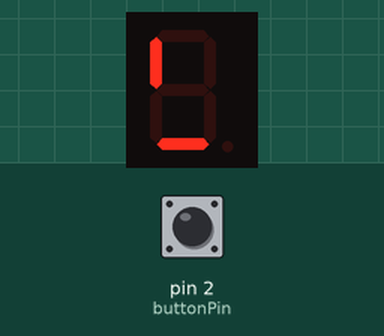
Recording of a sketch running on a simulated Arduino Uno, built with avr-gcc and run on an emulated ATmega328P. On the bench: 1-digit seven-segment display. Wiring (inferred from the names in the program): 1-digit 7-segment display, segments lit when HIGH: segments pin 5, pin 6, pin 7, pin 8, pin 9, pin 10, pin 11. The test bench sets the inputs (shaded band); at power-on: pin 2 (buttonPin) HIGH. The segment pins are drawn as the display they are named for.

Above: at 0.8 s.
At 2.9 s:
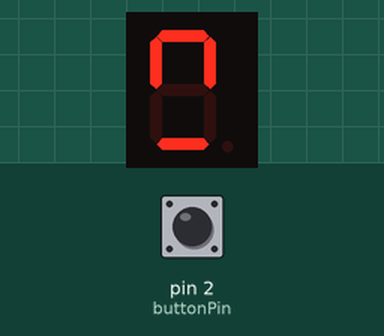
3.0 s: pin 2 (buttonPin) pulled LOW for 3.2 s
At 9.5 s:
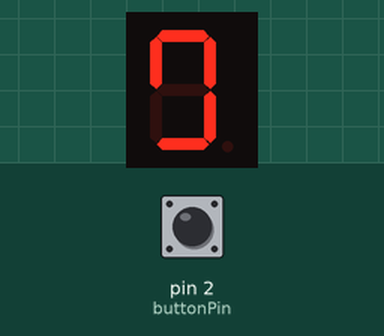
9.7 s: pin 2 (buttonPin) pulled LOW for 0.9 s
At 11.5 s:
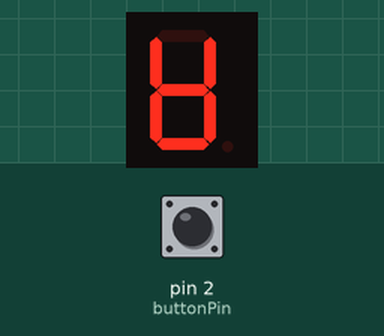
Timing chart, 0 to 13.0 s (numbered marks = the images above; inputs shaded):
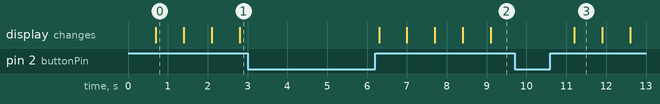

Measured:
- what the display in image 0 shows lasts 0.7 s, from 0.7 s to 1.4 s

The sketch:

DEL_0_AL_9_START_STOP_.ino
```cpp
/**********************************************************************************
**                                                                               **
**                             Display de 7 segments                             **
**                                                                               **
**                                 ALEX RODRIGUEZ                                **
**                                                                               **
**********************************************************************************/

//********** Includes *************************************************************

//********** Variables ************************************************************
const int segA = 5;          // donar nom al pin 5 de l’Arduino
const int segB = 6;          // donar nom al pin 6 de l’Arduino
const int segC = 7;          // donar nom al pin 7 de l’Arduino
const int segD = 8;          // donar nom al pin 8 de l’Arduino
const int segE = 9;          // donar nom al pin 9 de l’Arduino
const int segF = 10;         // donar nom al pin 10 de l’Arduino
const int segG = 11;         // donar nom al pin 11 de l’Arduino
const int buttonPin = 2;     // donar nom al pin 2 de l’Arduino
boolean buttonEstat = HIGH;   // definir variable d'estat pel polsador
boolean buttonEstatPrevi = HIGH;

int num = 0;                 // definir variable del número a mostrar

//********** Setup ****************************************************************
void setup()
{
  pinMode(segA, OUTPUT);     // definir el pin 5 com una sortida
  pinMode(segB, OUTPUT);     // definir el pin 6 com una sortida
  pinMode(segC, OUTPUT);     // definir el pin 7 com una sortida
  pinMode(segD, OUTPUT);     // definir el pin 8 com una sortida
  pinMode(segE, OUTPUT);     // definir el pin 9 com una sortida
  pinMode(segF, OUTPUT);     // definir el pin 10 com una sortida
  pinMode(segG, OUTPUT);     // definir el pin 11 com una sortida
  pinMode(buttonPin, INPUT);      // definir el pin 2 com una entrada

  digitalWrite(segA, LOW);     // posar a 0V el pin 5
  digitalWrite(segB, LOW);     // posar a 0V el pin 6
  digitalWrite(segC, LOW);     // posar a 0V el pin 7
  digitalWrite(segD, LOW);     // posar a 0V el pin 8
  digitalWrite(segE, LOW);     // posar a 0V el pin 9
  digitalWrite(segF, LOW);     // posar a 0V el pin 10
  digitalWrite(segG, LOW);     // posar a 0V el pin 11
}

//********** Loop *****************************************************************
void loop()
{
  delay(700);    // per evitar que en una pulsació curta salti més d'un número
  buttonEstat = digitalRead(buttonPin);
  if (buttonEstat != buttonEstatPrevi)
  {
    buttonEstatPrevi = buttonEstat;
  }
  if (buttonEstatPrevi == HIGH)
  {
    num = num + 1;              // incrementar el número a mostrar
    if (num == 10) num = 0;     // si s'ha superat 9 tornar a 0
  }
  switch(num)
  {
    case 0:
      //ESTE ES PARA HACER EL 0

  digitalWrite(segA, LOW);     // MEDIO CENTRO
  digitalWrite(segB, HIGH);    // ARRIBA IZQUIERDA
  digitalWrite(segC, HIGH);    // MEDIO ARRIBA
  digitalWrite(segD, HIGH);    // ARRIBA DERECHA
  digitalWrite(segE, HIGH);    //  ABAJO IZQUIERDA
  digitalWrite(segF, HIGH);    // ABAJO DERECHA
  digitalWrite(segG, HIGH);    // MEDIO ABAJO

      break;
    case 1:
      //ESTE ES PARA HACER EL 1

  digitalWrite(segA, LOW);    // MEDIO CENTRO
  digitalWrite(segB, LOW);    // ARRIBA IZQUIERDA
  digitalWrite(segC, LOW);    // MEDIO ARRIBA
  digitalWrite(segD, HIGH);   // ARRIBA DERECHA
  digitalWrite(segE, LOW);    //  ABAJO IZQUIERDA
  digitalWrite(segF, HIGH);   // ABAJO DERECHA
  digitalWrite(segG, LOW);    // MEDIO ABAJO
      break;
    case 2:
     //ESTE ES PARA HACER EL 2

  digitalWrite(segA, HIGH);    // MEDIO CENTRO
  digitalWrite(segB, LOW);    // ARRIBA IZQUIERDA
  digitalWrite(segC, HIGH);    // MEDIO ARRIBA
  digitalWrite(segD, HIGH);   // ARRIBA DERECHA
  digitalWrite(segE, HIGH);    //  ABAJO IZQUIERDA
  digitalWrite(segF, LOW);   // ABAJO DERECHA
  digitalWrite(segG, HIGH);    // MEDIO ABAJO
      break;
    case 3:
     //ESTE ES PARA HACER EL 3

  digitalWrite(segA, HIGH);    // MEDIO CENTRO
  digitalWrite(segB, LOW);    // ARRIBA IZQUIERDA
  digitalWrite(segC, HIGH);    // MEDIO ARRIBA
  digitalWrite(segD, HIGH);   // ARRIBA DERECHA
  digitalWrite(segE, LOW);    //  ABAJO IZQUIERDA
  digitalWrite(segF, HIGH);   // ABAJO DERECHA
  digitalWrite(segG, HIGH);    // MEDIO ABAJO
      break;
    case 4:
      //ESTE ES PARA HACER EL 4

  digitalWrite(segA, HIGH);    // MEDIO CENTRO
  digitalWrite(segB, HIGH);    // ARRIBA IZQUIERDA
  digitalWrite(segC, LOW);    // MEDIO ARRIBA
  digitalWrite(segD, HIGH);   // ARRIBA DERECHA
  digitalWrite(segE, LOW);    //  ABAJO IZQUIERDA
  digitalWrite(segF, HIGH);   // ABAJO DERECHA
  digitalWrite(segG, LOW);    // MEDIO ABAJO
      break;
    case 5:
     //ESTE ES PARA HACER EL 5

  digitalWrite(segA, HIGH);    // MEDIO CENTRO
  digitalWrite(segB, HIGH);    // ARRIBA IZQUIERDA
  digitalWrite(segC, HIGH);    // MEDIO ARRIBA
  digitalWrite(segD, LOW);   // ARRIBA DERECHA
  digitalWrite(segE, LOW);    //  ABAJO IZQUIERDA
  digitalWrite(segF, HIGH);   // ABAJO DERECHA
  digitalWrite(segG, HIGH);    // MEDIO ABAJO
      break;
    case 6:
      //ESTE ES PARA HACER EL 6

  digitalWrite(segA, HIGH);    // MEDIO CENTRO
  digitalWrite(segB, HIGH);    // ARRIBA IZQUIERDA
  digitalWrite(segC, LOW);    // MEDIO ARRIBA
  digitalWrite(segD, LOW);   // ARRIBA DERECHA
  digitalWrite(segE, HIGH);    //  ABAJO IZQUIERDA
  digitalWrite(segF, HIGH);   // ABAJO DERECHA
  digitalWrite(segG, HIGH);    // MEDIO ABAJO
      break;
    case 7:
    //ESTE ES PARA HACER EL 7

  digitalWrite(segA, LOW);    // MEDIO CENTRO
  digitalWrite(segB, LOW);    // ARRIBA IZQUIERDA
  digitalWrite(segC, HIGH);    // MEDIO ARRIBA
  digitalWrite(segD, HIGH);   // ARRIBA DERECHA
  digitalWrite(segE, LOW);    //  ABAJO IZQUIERDA
  digitalWrite(segF, HIGH);   // ABAJO DERECHA
  digitalWrite(segG, LOW);    // MEDIO ABAJO
      break;
    case 8:
        //ESTE ES PARA HACER EL 8

  digitalWrite(segA, HIGH);    // MEDIO CENTRO
  digitalWrite(segB, HIGH);    // ARRIBA IZQUIERDA
  digitalWrite(segC, HIGH);    // MEDIO ARRIBA
  digitalWrite(segD, HIGH);   // ARRIBA DERECHA
  digitalWrite(segE, HIGH);    //  ABAJO IZQUIERDA
  digitalWrite(segF, HIGH);   // ABAJO DERECHA
  digitalWrite(segG, HIGH);    // MEDIO ABAJO
      break;
    case 9:
    //ESTE ES PARA HACER EL 9

  digitalWrite(segA, HIGH);    // MEDIO CENTRO
  digitalWrite(segB, HIGH);    // ARRIBA IZQUIERDA
  digitalWrite(segC, HIGH);    // MEDIO ARRIBA
  digitalWrite(segD, HIGH);   // ARRIBA DERECHA
  digitalWrite(segE, LOW);    //  ABAJO IZQUIERDA
  digitalWrite(segF, HIGH);   // ABAJO DERECHA
  digitalWrite(segG, LOW);    // MEDIO ABAJO
      break;
  }
}

//********** Funcions *************************************************************
```
